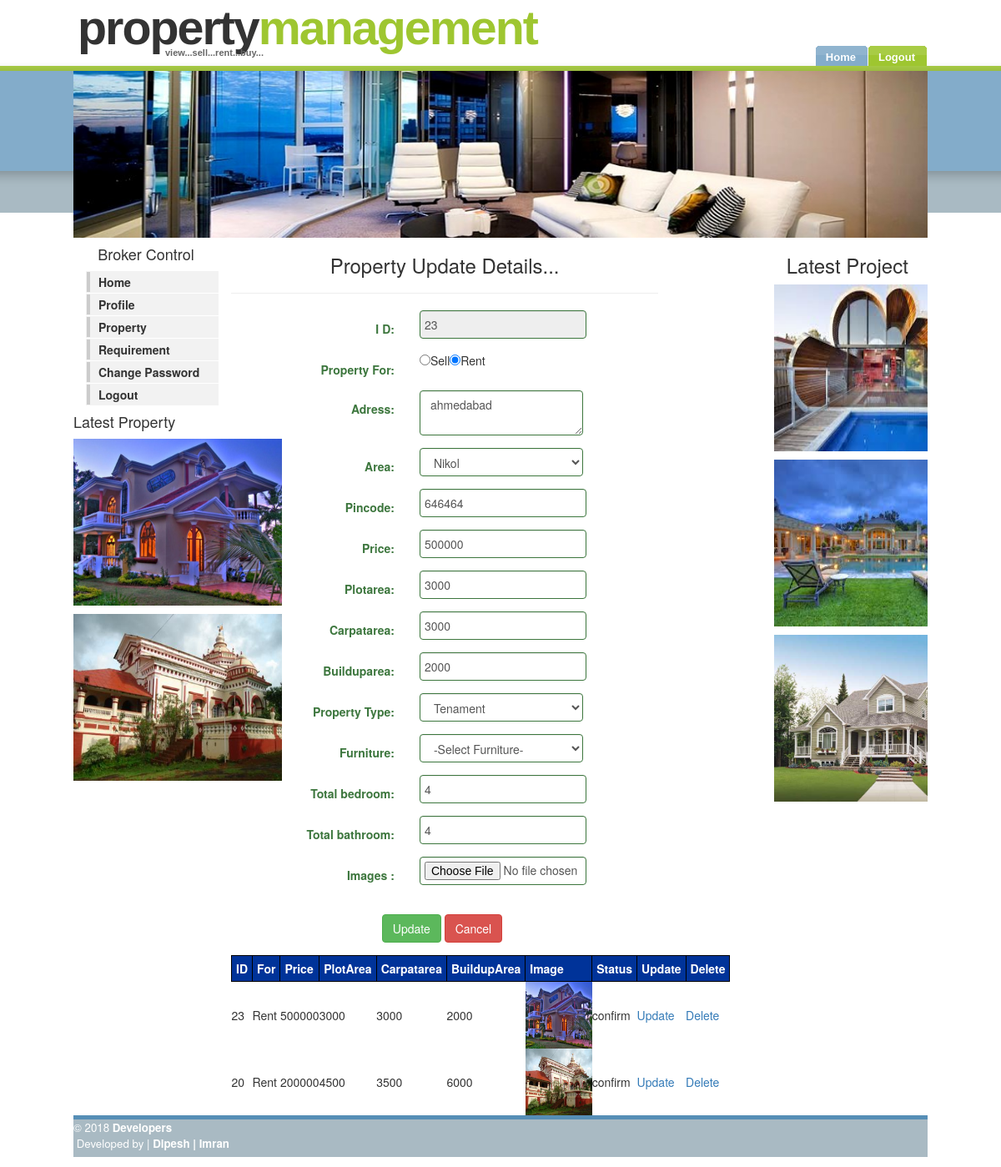
Screenshot of /broker/index.php?page=postpropertyupdate.php&propertyid=23 with the database file from the repository.
### tables this page shows
CREATE TABLE IF NOT EXISTS `tblproperty` (
  `propertyid` int(4) NOT NULL AUTO_INCREMENT,
  `propertyfor` varchar(50) NOT NULL,
  `address` varchar(100) NOT NULL,
  `areaid` int(4) NOT NULL,
  `pincode` int(6) NOT NULL,
  `loginid` int(4) NOT NULL,
  `postdate` date NOT NULL,
  `price` decimal(10,0) NOT NULL,
  `plotarea` decimal(10,0) NOT NULL,
  `carpetarea` decimal(10,0) NOT NULL,
  `builduparea` decimal(10,0) NOT NULL,
  `typeid` decimal(4,0) NOT NULL,
  `furniture` varchar(100) NOT NULL,
  `totalbedroom` int(4) NOT NULL,
  `totalbathroom` int(4) NOT NULL,
  `images` varchar(100) NOT NULL,
  `status` varchar(100) NOT NULL,
  PRIMARY KEY (`propertyid`)
);

CREATE TABLE IF NOT EXISTS `tblproject` (
  `projectid` int(4) NOT NULL AUTO_INCREMENT,
  `projecttitle` varchar(50) NOT NULL,
  `address` varchar(200) NOT NULL,
  `projectimage` varchar(100) NOT NULL,
  `projectdescription` varchar(1000) NOT NULL,
  `loginid` int(4) NOT NULL,
  PRIMARY KEY (`projectid`)
);

### broker/postpropertyupdate.php (the view, shortened to what this page needs)
<!DOCTYPE html>
<html xmlns="http://www.w3.org/1999/xhtml">
      <link rel="stylesheet" href="bootstrap-3.3.2/css/bootstrap.css" />
	  <link rel="stylesheet" href="bootstrap-3.3.2/css/bootstrap.min.css" />
<head>
</head>
<?php
$query = "select * from tblproperty p inner join tblpropertytype pt on p.typeid=pt.propertytypeid inner join tblarea a on p.areaid=a.areaid";
$res = mysql_query($query);
$row = mysql_fetch_array($res);
?>
<body>
<form class="form-horizontal" name="frmpostproperty" method="post" enctype="multipart/form-data" action="" onSubmit="return validate();">
<h3 align="center">Property Update Details...</h3><hr />
<div class="form-group has-success" align="center">
     <label for="firstname" class="col-md-5 control-label" >I D:</label>
       <div class="col-sm-5">
         <input type="text" class="form-control" name="txtpropertyid" value="<?php echo $row["propertyid"];  ?>" readonly="readonly" >
	   </div>
  </div>
 <div class="form-group has-success">
     <label for="lastname" class="col-md-5 control-label">Property For: </label>
	   <div class="col-sm-5">
         <?php
			if($row["propertyfor"] == "Sell")
			{
				echo "<input type='radio' name='rbfor' checked='checked' value='Sell'/>Sell";
				echo "<input type='radio' name='rbfor' value='Rent'/>Rent";
			}
			else
			{
				echo "<input type='radio' name='rbfor'  value='Sell'/>Sell";
				echo "<input type='radio' name='rbfor' checked='checked' value='Rent'/>Rent";
			}
			?>
	</div>
</div>
<div class="form-group has-success">
     <label for="lastname" class="col-md-5 control-label">Adress: </label>
	   <div class="col-sm-5">
         <textarea class="form-control" name="txtaddress"  required><?php echo $row["address"];  ?></textarea>
	   </div>
  </div>
   <div class="form-group has-success">
     <label for="lastname" class="col-md-5 control-label">Area: </label>
	   <div class="col-sm-5">
	   <select class="form-control" name="drparea" required>
		<?php
				$query = "select * from tblarea";
				$resarea = mysql_query($query);
				while($rowarea = mysql_fetch_array($resarea))
				{
					if($row["areaname"] == $rowarea["areaname"])
					{
						echo "<option value='".$rowarea["areaid"]."' selected='selected'>".$rowarea["areaname"]."</option>";
					}
					else
					{
						echo "<option value='".$rowarea["areaid"]."'>".$rowarea["areaname"]."</option>";
					}
				}
			?>
			</select>
	</div>
</div>
   <div class="form-group has-success">
     <label for="lastname" class="col-md-5 control-label">Pincode: </label>
	   <div class="col-sm-5">
         <input type="text" class="form-control" name="txtpincode" value="<?php echo $row["pincode"];  ?>">
       </div>
	  </div>
	   <div class="form-group has-success">
          <label for="lastname" class="col-md-5 control-label">Price: </label>
	       <div class="col-sm-5">
             <input type="text" class="form-control" name="txtprice" value="<?php echo $row["price"];  ?>" >
	       </div>
	   </div>
	   <div class="form-group has-success">
          <label for="lastname" class="col-md-5 control-label">Plotarea: </label>
	       <div class="col-sm-5">
             <input type="text" class="form-control" name="txtplotarea" value="<?php echo $row["plotarea"];  ?>">
	       </div>
	   </div>
	   <div class="form-group has-success">
          <label for="lastname" class="col-md-5 control-label">Carpatarea: </label>
	       <div class="col-sm-5">
             <input type="text" class="form-control" name="txtcarpatarea" value="<?php echo $row["carpetarea"];  ?>">
	       </div>
	   </div>
		<div class="form-group has-success">
          <label for="lastname" class="col-md-5 control-label">Builduparea: </label>
	       <div class="col-sm-5">
             <input type="text" class="form-control" name="txtbuilduparea" value="<?php echo $row["builduparea"];  ?>">
	       </div>
	   </div>
		<div class="form-group has-success">
     <label for="lastname" class="col-md-5 control-label">Property Type: </label>
	   <div class="col-sm-5">
	   <select class="form-control" name="drptype" >
			<?php
				$query = "select * from tblpropertytype";
				$restype = mysql_query($query);
				while($rowtype = mysql_fetch_array($restype))
				{
					if($row["propertytypename"] == $rowtype["propertytypename"])
					{
						echo "<option value='".$rowtype["propertytypeid"]."' selected='selected'>".$rowtype["propertytypename"]."</option>";
					}
					else
					{
						echo "<option value='".$rowtype["propertytypeid"]."'>".$rowtype["propertytypename"]."</option>";
					}
				}
			?>
			</select>
	  </div>
	 </div>
	 <div class="form-group has-success">
     <label for="lastname" class="col-md-5 control-label">Furniture: </label>
	   <div class="col-sm-5">
	   <select class="form-control" name="drpfurniture" >
	  	<option value="0">-Select Furniture-</option>
			</select>
	  </div>
	 </div>
		<div class="form-group has-success">
          <label for="lastname" class="col-md-5 control-label">Total bedroom: </label>
	       <div class="col-sm-5">
             <input type="text" class="form-control" name="txttotalbedroom" value="<?php echo $row["totalbedroom"];  ?>">
	       </div>
	   </div>
		<div class="form-group has-success">
          <label for="lastname" class="col-md-5 control-label">Total bathroom: </label>
	       <div class="col-sm-5">
             <input type="text" class="form-control" name="txttotalbathroom" value="<?php echo $row["totalbathroom"];  ?>">
	       </div>
	   </div>
	 <div class="form-group has-success">
          <label for="lastname" class="col-md-5 control-label">Images : </label>
	       <div class="col-sm-5">
             <input type="file" name="flpropertyimage" class="form-control" >
	       </div>
	   </div>
	   <div class="form-group">
     <div class="col-sm-offset-4 col-sm-12"> <br />
         <button type="submit" name="Submit" class="btn btn-success">Update</button>
         <button type="reset" name="reset" class="btn btn-danger">Cancel</button>
  </div>
</div>
	 <?php include("postpropertygrid.php"); ?></td>
</form>
</body>
</html>

### broker/index.php (shortened to what this page needs)
<!DOCTYPE html PUBLIC "-//W3C//DTD XHTML 1.0 Strict//EN" "http://www.w3.org/TR/xhtml1/DTD/xhtml1-strict.dtd">
<html xmlns="http://www.w3.org/1999/xhtml" xml:lang="en" lang="en"><head>
      <link rel="stylesheet" href="bootstrap-3.3.2/css/bootstrap.css">
	 <link rel="stylesheet" href="bootstrap-3.3.2/css/bootstrap.min.css">
<link rel="stylesheet" href="images/BrightSide.css" type="text/css" /><title>Bright Side of Life</title>
</head>
<body>
    <div id="wrap">
  	   <div id="header">
        <h1 id="logo">Property<span class="green">Management</span></h1>
           <h2 id="slogan">view...sell...rent...buy...</h2>
     <ul>
		<li id="current"><a href="index.php?page=home.php"><span>Home</span></a></li>
		<li><a href="../index.php?page=logout.php"><span>Logout</span></a></li>
	</ul>
</div>
	<div id="content-wrap">
	    <img src="images/headerphoto.jpg" alt="headerphoto" class="no-border" height="200" width="1024px" />
	<div id="sidebar">
		<h4 align="center">Broker Control</h4>
			<ul class="sidemenu">
			<li><a href="index.php?page=home.php">Home</a></li>
			<li><a href="index.php?page=brokerprofile.php">Profile</a></li>
			<li><a href="index.php?page=postproperty.php">Property</a></li>
			<li><a href="index.php?page=propertyrequirement.php">Requirement</a></li>
			<li><a href="index.php?page=changepassword.php">Change Password</a></li>
			<li><a href="../index.php?page=logout.php">Logout</a></li>
		</ul>
			<h4>Latest Property</h4>
<?php
$query = "select * from tblproperty order by propertyid desc limit 0,3";
$res = mysql_query($query);
while($row = mysql_fetch_array($res))
{echo "<p><img src='../propertyimage/".$row["images"]."' height='200px' width='250px' alt=''/></p>";}
?>
</div>
<div id="main"> <a name="TemplateInfo"></a>
<?php
if(isset($_REQUEST["page"]))
{
	include($_REQUEST["page"]);
}
else
{
	include("home.php");
}
?>
</div>
<div id="rightbar">
<h3>Latest Project</h3>
<?php
$query = "select * from tblproject order by projectid desc limit 0,3";
$res = mysql_query($query);
while($row = mysql_fetch_array($res))
{echo "<p><img src='../projectimage/".$row["projectimage"]."' height='200px' width='250px' alt=''/></p>";}
?>
</div>
 </div>
	<div id="footer">
	<div class="footer-left">
	<p class="align-left"> © 2018 <strong>Developers</strong>
	<br/>&nbspDeveloped by |<strong> Dipesh | Imran</strong><a href="http://www.styleshout.com/"></a>
	</p>
	</div>
	<div class="footer-right">
	<p class="align-right"> <a href="index.html"></a>&nbsp;&nbsp;
	<a href="index.html"></a> </p>
	</div>
	</div>
</div></div>
</body></html>

### broker/postpropertygrid.php (shortened to what this page needs)
<html xmlns="http://www.w3.org/1999/xhtml">
<head>
    <link rel="stylesheet" href="bootstrap-3.3.2/css/bootstrap.css" />
	<link rel="stylesheet" href="bootstrap-3.3.2/css/bootstrap.min.css" />
</head>
<?php
$query = "select * from tblproperty";
$res = mysql_query($query);
?>
<body>
<table border="1px">
	<tr>
	   <th>ID</th>
		<th>For</th>
		<th>Price</th>
		<th>PlotArea</th>
		<th>Carpatarea</th>
		<th>BuildupArea</th>
		<th>Image</th>
		<th>Status</th>
		<th>Update</th>
		<th>Delete</th>
	</tr>
<?php
	while($row = mysql_fetch_array($res))
	{
		echo "<tr>";
		   echo "<td>".$row["propertyid"]."</td>";
			echo "<td>".$row["propertyfor"]."</td>";
			echo "<td>".$row["price"]."</td>";
			echo "<td>".$row["plotarea"]."</td>";
			echo "<td>".$row["carpetarea"]."</td>";
			echo "<td>".$row["builduparea"]."</td>";
			echo "<td><img src='../propertyimage/".$row["images"]."' height='80px' width='80px' alt=''/></td>";
			echo "<td>".$row["status"]."</td>";
			echo "<td><a href='index.php?page=postpropertyupdate.php&propertyid=".$row["propertyid"]."'>Update</a></td>";
			echo "<td><a href='index.php?page=postproperty.php&brokerid=".$row["propertyid"]."'>Delete</a></td>";
		echo "</tr>";
	}
?>
</table>
</body>
</html>

### broker/images/BrightSide.css (style rules this page uses)
* { padding: 0; margin: 0; }
body { margin: 0; padding: 0; font: .70em/1.5em Verdana, Tahoma, Helvetica, sans-serif; color: #666666; background: #A9BAC3 url(bg.gif) repeat-x; text-align: center; }
a { color: #4284B0; background-color: inherit; text-decoration: none; }
h1, h2, h3 { font: bold 1em 'Trebuchet MS', Arial, Sans-serif; color: #333; }
h1 { font-size: 1.5em; color: #6297BC; }
h2 { font-size: 1.4em; text-transform:uppercase; }
h3 { font-size: 1.3em; }
p, h1, h2, h3 { margin: 10px 15px; }
ul, ol { margin: 10px 30px; padding: 0 15px; color: #4284B0; }
ul span, ol span { color: #666666; }
img { border: 2px solid #CCC; }
img.no-border { border: none; }
form { margin:0px; padding: 0; }
label { display:block; font-weight:bold; margin:5px 0; }
input { padding: 2px; border:1px solid #eee; font: normal 1em Verdana, sans-serif; color:#777; }
textarea { width:300px; padding:2px; font: normal 1em Verdana, sans-serif; border:1px solid #eee; height:100px; display:block; color:#777; }
#wrap { background: #FFF; width: 1024px; height: 100%; margin: 0 auto; text-align: left; }
#content-wrap { clear: both; margin: 0; padding: 0; background: #FFF; overflow:hidden; }
#header { position: relative; height: 85px; background: #000 url(headerbg.gif) repeat-x 0% 100%; }
#header h1#logo { position: absolute; margin: 0; padding: 0; font: bolder 4.1em 'Trebuchet MS', Arial, Sans-serif; letter-spacing: -2px; text-transform: lowercase; top: 0; left: 5px; }
#header h2#slogan { position: absolute; top:37px; left: 95px; color: #666666; text-indent: 0px; font: bold 11px Tahoma, 'trebuchet MS', Sans-serif; text-transform: none; }
#main { float: left; margin-left: 15px; padding: 0; width: 50%; }
#sidebar { float: left; width: 17%; margin: 0; padding: 0; display: inline; }
#sidebar ul.sidemenu { list-style:none; margin:10px 0 10px 15px; padding:0; }
#sidebar ul.sidemenu li { margin-bottom:1px; border: 1px solid #f2f2f2; }
#sidebar ul.sidemenu a { display:block; font-weight:bold; color: #333; text-decoration:none; padding:2px 5px 2px 10px; background: #f2f2f2; border-left:4px solid #CCC; min-height:18px; }
#rightbar { float: right; width: 18%; padding: 0; margin:0; }
#footer { clear: both; color: #FFF; background: #A9BAC3; border-top: 5px solid #568EB6; margin: 0; padding: 0; height: 50px; font-size: 95%; }
#footer .footer-left { float: left; width: 65%; }
#footer .footer-right { float: right; width: 30%; }
#header ul { z-index: 999999; position: absolute; margin:0; padding: 0; list-style:none; right: 0; bottom: 6px !important; bottom: 5px; font: bold 13px Arial, 'Trebuchet MS', Tahoma, verdana, sans-serif; }
#header li { display:inline; margin:0; padding:0; }
#header a { float:left; background: url(tableft.gif) no-repeat left top; margin:0; padding:0 0 0 4px; text-decoration:none; }
#header a span { float:left; display:block; background: url(tabright.gif) no-repeat right top; padding:6px 15px 3px 8px; color: #FFF; }
#header a span { float:none; }
#header #current a { background-position:0% -42px; color: #FFF; }
#header #current a span { background-position:100% -42px; color: #FFF; }
.align-left { text-align: left; }
.align-right { text-align: right; }
.green { color: #9EC630; }
table { border:0px solid black; width:100%; }
table td { border:0px solid black; }
table th { padding:5px; background-color:#003399; color:#FFFFFF; }
input[type="text"] { padding:5px; width:200px; border:1px solid #003399; }
input[type="file"] { padding:5px; width:200px; border:1px solid #003399; }
select { padding:5px; width:200px; border:1px solid #003399; }
textarea { padding:5px; width:200px; border:1px solid #003399; }

### rows the page displays
tblproperty: images (picture), txtpropertyid "23", txtaddress "ahmedabad", txtpincode "646464", txtprice "500000", txtplotarea "3000", txtcarpatarea "3000", txtbuilduparea "2000", txttotalbedroom "4", txttotalbathroom "4", propertyid "23", propertyfor "Rent", price "500000", plotarea "3000", carpetarea "3000", builduparea "2000", status "confirm"
tblproperty: images (picture), propertyid "20", propertyfor "Rent", price "200000", plotarea "4500", carpetarea "3500", builduparea "6000", status "confirm"
tblproject: projectimage (picture)
tblproject: projectimage (picture)
tblproject: projectimage (picture)

### other values shown
form field drparea "Nikol"
form field drptype "Tenament"
